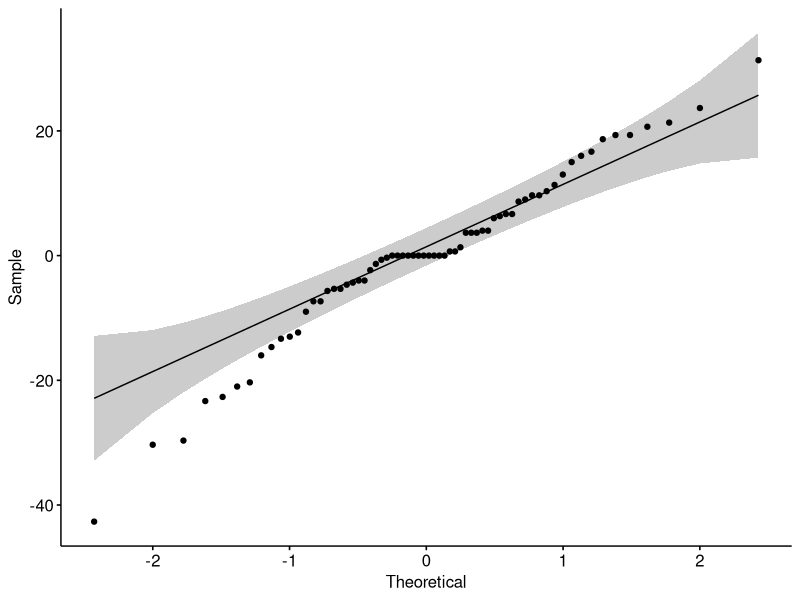

Write R code to recreate this figure. (Note: this script raises an error after producing the figure.)
#!/usr/bin/Rscript
##title: "analysis of mortalities and load viral in mantle"
##author: "Pelletier Camille"
#date: 06/05/2022


'%!in%' <- function(x,y)!('%in%'(x,y))
options( "digits"=3)

###################################### Function to install / load package if it's not installed ###############################################
ipak <- function(pkg){
  new.pkg <- pkg[!(pkg %in% installed.packages()[, "Package"])]
  if (length(new.pkg)) 
    install.packages(new.pkg, dependencies = TRUE)
  sapply(pkg, require, character.only = TRUE)
}

ipak(unique(
  c( "ggplot2", "tidyr","ggpubr","tidyverse","rstatix") # plot
) )

addline_format <- function(x,...){
  gsub('//s','/n',x)
}

###################################### MORTALITIES ###############################################
#------------------------------------------------------------------import mortality datas---------------------------------------------------------------------

mortalities<- read.csv2("./data_mortality.csv", header=T)
viralLoad<- read.csv2("./load_viral_TR463.csv", header=F)
meanViralLoad<- read.csv2("./load_viral_moyen_TR463.csv", header=T) 


#------------------------------------------------------------------prepare datas------------------------------------------------------------------------------
mat_mortalities <- matrix(data=0,nrow=nrow(mortalities)*(ncol(mortalities)-1),ncol=4)
colnames(mat_mortalities) <- c("Fam_Gen", "Fam", "Gen", "Morta")

compteur=1
for (i in 1:nrow(mortalities)){
  Fam_i <- mortalities[i,1]
  for (j in 2:ncol(mortalities)){
    Gen_name <- colnames(mortalities)[j]
    Gen_i <- mortalities[i,j]
    
    mat_mortalities[compteur,1] <- paste0(Fam_i,"_",Gen_name)
    mat_mortalities[compteur,4] <- Gen_i
    mat_mortalities[compteur,2] <- Fam_i
    mat_mortalities[compteur,3] <-Gen_name
    compteur <- compteur+1
  }
  
}


mat_mortalities <- na.omit(as.data.frame(mat_mortalities))
mat_mortalities <- as.data.frame(mat_mortalities)
mat_mortalities$Morta <- as.numeric(mat_mortalities$Morta)
mat_mortalities <- mat_mortalities[mat_mortalities[,4]!=0,]


#------------------------------------------------------------------test for significance----------------------------------------------------------------------


kruskal.test(Morta ~ Gen, data = mat_mortalities)
kruskal.test(Morta ~ Fam, data = mat_mortalities)



# Construire le modèle linéaire
model  <- lm(Morta ~ Gen, data = mat_mortalities)
# Créer un QQ plot des résidus
ggqqplot(residuals(model))

# Calculer le test de normalité de Shapiro-Wilk
shapiro_test(residuals(model))


mat_mortalities %>% group_by(Gen) %>% shapiro_test(Morta)


summary_stats_morta_gen<- mat_mortalities %>% group_by(Gen) %>% get_summary_stats(Morta, type="mean_sd")
summary_stats_morta_fam<- mat_mortalities %>% group_by(Fam) %>% get_summary_stats(Morta, type="mean_sd")


bxp <- ggboxplot(
  mat_mortalities, x = "Fam", y = "Morta",
  color = "Fam", palette = "jco"
)
bxp




res.aov <- mat_mortalities_ordered  %>% anova_test(Morta ~ Gen)
res.aov
res.aov <- mat_mortalities %>% anova_test(Morta ~ Fam)
res.aov

###significance test familly
GT3_GT5 <- mat_mortalities[mat_mortalities$Fam == "GT3"|mat_mortalities$Fam == "GT5_2",]
GT3_GT5 <- GT3_GT5[GT3_GT5[,4]!=0,]
t.test(Morta ~ Fam, data = GT3_GT5)
wilcox.test(Morta ~ Fam, data = GT3_GT5)


GT3_GT9 <- mat_mortalities[mat_mortalities$Fam == "GT3"|mat_mortalities$Fam == "GT9",]
GT3_GT9 <- GT3_GT9[GT3_GT9[,4]!=0,]
t.test(Morta ~ Fam, data = GT3_GT9)
wilcox.test(Morta ~ Fam, data = GT3_GT9)

GT5_GT9 <- mat_mortalities[mat_mortalities$Fam == "GT5_2"|mat_mortalities$Fam == "GT9",]
GT5_GT9 <- GT5_GT9[GT5_GT9[,4]!=0,]
t.test(Morta ~ Fam, data = GT5_GT9)
wilcox.test(Morta ~ Fam, data = GT5_GT9)

###significance test generation


results <- list()

# Nom des variables numériques pour lesquelles on veut faire le test
variables_to_test <- mat_mortalities$Fam_Gen %>% 
  
  colnames(mat_mortalities)[sapply(mat_mortalities, is.numeric) & colnames(mat_mortalities) != "Morta"]

for (var in variables_to_test) {
  
  # Sous-ensemble des données avec les familles GT3 et GT5_2
  GT3_GT5 <- mat_mortalities[mat_mortalities$Fam %in% c("GT3", "GT5_2"), c("Fam", var)]
  
  # Suppression des lignes avec valeur 0 ou NA dans la variable considérée
  GT3_GT5 <- GT3_GT5[GT3_GT5[[var]] != 0 & !is.na(GT3_GT5[[var]]), ]
  
  # Vérification qu'on a bien au moins deux familles présentes avec au moins une valeur
  if (length(unique(GT3_GT5$Fam)) == 2 && nrow(GT3_GT5) >= 3) {
    test_result <- t.test(as.formula(paste(var, "~ Fam")), data = GT3_GT5)
    results[[var]] <- list(p.value = test_result$p.value, statistic = test_result$statistic)
  } else {
    results[[var]] <- "Insufficient data"
  }
}



###################################### VIRAL LOAD ###############################################

#------------------------------------------------------------------prepare datas--------------------------------------------------------------------------

viralLoad_family <- viralLoad %>% 
  tidyr::separate(V1, c("Family","Replicate"), sep =c("_") ,remove = FALSE) %>%
  dplyr::mutate(param= glue::glue("{Family}_{V2}"))


#------------------------------------------------------------------plot datas--------------------------------------------------------------------------

p <- ggplot(viralLoad_family, aes(x=V2, y=V3, fill=Family)) + scale_y_continuous(trans='log10') +
  geom_boxplot(position=position_dodge(1))+  scale_x_discrete(limits=c("G0", "G5", "G10","G13","G15","G18","G20","G24","G28")) +
  geom_dotplot(binaxis='y', stackdir='center', dotsize=0.5,
               position=position_dodge(1)) +scale_fill_manual(values=c("#0033FF", "#FF9933", "#99CC00"))+
  geom_line(data = meanViralLoad[meanViralLoad$Family == "GT3",], 
            mapping = aes(x = Generation, y = Load, group=1),color="#0033FF", linewidth=2)+
  geom_line(data = meanViralLoad[meanViralLoad$Family == "GT5",], 
            mapping = aes(x = Generation, y = Load, group=1),color="#FF9933", linewidth=2)+
  geom_line(data = meanViralLoad[meanViralLoad$Family == "GT9",], 
            mapping = aes(x = Generation, y = Load, group=1),color="#99CC00", linewidth=2) + 
  ggtitle("Charge virale dans les échantillons au cours \n des générations d'infections") +
  xlab("Charge virale (Nombre de copies/ng ADN)") + ylab("Générations") + theme_classic()

x11()
p

#------------------------------------------------------------------test for significance----------------------------------------------------------------------

# Construire le modèle linéaire
model1 <- lm(V3 ~ V2, data = viralLoad_family)
model2  <- lm(V3 ~ Family, data = viralLoad_family)
# Créer un QQ plot des résidus
ggqqplot(residuals(model1))
ggqqplot(residuals(model2))
# Calculer le test de normalité de Shapiro-Wilk
shapiro_test(residuals(model1))
shapiro_test(residuals(model2))

kruskal.test(V3 ~ V2, data = viralLoad_family)
kruskal.test(V3 ~ Family, data = viralLoad_family)


summary_stats_loadVir_gen<- viralLoad_family %>% group_by(V2) %>% get_summary_stats(V3, type="mean_sd")
summary_stats_loadVir_fam<- viralLoad_family %>% group_by(Family) %>% get_summary_stats(V3, type="mean_sd")
summary_stats_loadVir_fam_Gen<- viralLoad_family %>% group_by(Family,V2) %>% get_summary_stats(V3, type="mean_sd")

res.aov1 <- viralLoad_family  %>% anova_test(V3 ~ V2)
res.aov1
res.aov2 <- viralLoad_family %>% anova_test(V3 ~ Family)
res.aov2

###significance test GT3
GT3_G0_G5 <- viralLoad_family[viralLoad_family$param == "GT3_G0"|viralLoad_family$param == "GT3_G5",]
t.test(V3 ~ param, data = GT3_G0_G5)
wilcox.test(V3 ~ param, data = GT3_G0_G5)

GT3_G5_G10 <- viralLoad_family[viralLoad_family$param == "GT3_G5"|viralLoad_family$param == "GT3_G10",]
t.test(V3 ~ param, data = GT3_G5_G10)
wilcox.test(V3 ~ param, data = GT3_G5_G10)

GT3_G10_G13 <- viralLoad_family[viralLoad_family$param == "GT3_G10"|viralLoad_family$param == "GT3_G13",]
t.test(V3 ~ param, data = GT3_G10_G13)
wilcox.test(V3 ~ param, data = GT3_G10_G13)

#G0-10
GT3_G0_G10 <- viralLoad_family[viralLoad_family$param == "GT3_G0"|viralLoad_family$param == "GT3_G10",]
t.test(V3 ~ param, data = GT3_G0_G10)
wilcox.test(V3 ~ param, data = GT3_G0_G10)

#G0-13
GT3_G0_G13 <- viralLoad_family[viralLoad_family$param == "GT3_G0"|viralLoad_family$param == "GT3_G13",]
t.test(V3 ~ param, data = GT3_G0_G13)
wilcox.test(V3 ~ param, data = GT3_G0_G13)

#G5-13
GT3_G5_G13 <- viralLoad_family[viralLoad_family$param == "GT3_G5"|viralLoad_family$param == "GT3_G13",]
t.test(V3 ~ param, data = GT3_G5_G13)
wilcox.test(V3 ~ param, data = GT3_G5_G13)

###significance test GT5

GT5_G0_G5 <- viralLoad_family[viralLoad_family$param == "GT5_G0"|viralLoad_family$param == "GT5_G5",]
t.test(V3 ~ param, data = GT5_G0_G5)
wilcox.test(V3 ~ param, data = GT5_G0_G5)

GT5_G5_G10 <- viralLoad_family[viralLoad_family$param == "GT5_G5"|viralLoad_family$param == "GT5_G10",]
t.test(V3 ~ param, data = GT5_G5_G10)
wilcox.test(V3 ~ param, data = GT5_G5_G10)

GT5_G10_G15 <- viralLoad_family[viralLoad_family$param == "GT5_G10"|viralLoad_family$param == "GT5_G15",]
t.test(V3 ~ param, data = GT5_G10_G15)
wilcox.test(V3 ~ param, data = GT5_G10_G15)

GT5_G15_G18 <- viralLoad_family[viralLoad_family$param == "GT5_G15"|viralLoad_family$param == "GT5_G18",]
t.test(V3 ~ param, data = GT5_G15_G18)
wilcox.test(V3 ~ param, data = GT5_G15_G18)

#G0-10
GT5_G0_G10 <- viralLoad_family[viralLoad_family$param == "GT5_G0"|viralLoad_family$param == "GT5_G10",]
t.test(V3 ~ param, data = GT5_G0_G10)
wilcox.test(V3 ~ param, data = GT5_G0_G10)

#G0-15
GT5_G0_G15 <- viralLoad_family[viralLoad_family$param == "GT5_G0"|viralLoad_family$param == "GT5_G15",]
t.test(V3 ~ param, data = GT5_G0_G15)
wilcox.test(V3 ~ param, data = GT5_G0_G15)

#G0-18
GT5_G0_G18 <- viralLoad_family[viralLoad_family$param == "GT5_G0"|viralLoad_family$param == "GT5_G18",]
t.test(V3 ~ param, data = GT5_G0_G18)
wilcox.test(V3 ~ param, data = GT5_G0_G18)


#G5-15
GT5_G5_G15 <- viralLoad_family[viralLoad_family$param == "GT5_G5"|viralLoad_family$param == "GT5_G15",]
t.test(V3 ~ param, data = GT5_G5_G15)
wilcox.test(V3 ~ param, data = GT5_G5_G15)

#G5-18
GT5_G5_G18 <- viralLoad_family[viralLoad_family$param == "GT5_G5"|viralLoad_family$param == "GT5_G18",]
t.test(V3 ~ param, data = GT5_G5_G18)
wilcox.test(V3 ~ param, data = GT5_G5_G18)

#G10-18
GT5_G10_G18 <- viralLoad_family[viralLoad_family$param == "GT5_G10"|viralLoad_family$param == "GT5_G18",]
t.test(V3 ~ param, data = GT5_G10_G18)
wilcox.test(V3 ~ param, data = GT5_G10_G18)

###significance test GT9

GT9_G0_G5 <- viralLoad_family[viralLoad_family$param == "GT9_G0"|viralLoad_family$param == "GT9_G5",]
t.test(V3 ~ param, data = GT9_G0_G5)
wilcox.test(V3 ~ param, data = GT9_G0_G5)

GT9_G5_G10 <- viralLoad_family[viralLoad_family$param == "GT9_G5"|viralLoad_family$param == "GT9_G10",]
t.test(V3 ~ param, data = GT9_G5_G10)
wilcox.test(V3 ~ param, data = GT9_G5_G10)

GT9_G10_G15 <- viralLoad_family[viralLoad_family$param == "GT9_G10"|viralLoad_family$param == "GT9_G15",]
t.test(V3 ~ param, data = GT9_G10_G15)
wilcox.test(V3 ~ param, data = GT9_G10_G15)

GT9_G15_G20 <- viralLoad_family[viralLoad_family$param == "GT9_G15"|viralLoad_family$param == "GT9_G20",]
t.test(V3 ~ param, data = GT9_G15_G20)
wilcox.test(V3 ~ param, data = GT9_G15_G20)

GT9_G20_G24 <- viralLoad_family[viralLoad_family$param == "GT9_G20"|viralLoad_family$param == "GT9_G24",]
t.test(V3 ~ param, data = GT9_G20_G24)
wilcox.test(V3 ~ param, data = GT9_G20_G24)

GT9_G24_G28 <- viralLoad_family[viralLoad_family$param == "GT9_G24"|viralLoad_family$param == "GT9_G28",]
t.test(V3 ~ param, data = GT9_G24_G28)
wilcox.test(V3 ~ param, data = GT9_G24_G28)


#G0-10
GT9_G0_G10 <- viralLoad_family[viralLoad_family$param == "GT9_G0"|viralLoad_family$param == "GT9_G10",]
t.test(V3 ~ param, data = GT9_G0_G10)
wilcox.test(V3 ~ param, data = GT9_G0_G10)

#G0-15
GT9_G0_G15 <- viralLoad_family[viralLoad_family$param == "GT9_G0"|viralLoad_family$param == "GT9_G15",]
t.test(V3 ~ param, data = GT9_G0_G15)
wilcox.test(V3 ~ param, data = GT9_G0_G15)

#G0-20
GT9_G0_G20 <- viralLoad_family[viralLoad_family$param == "GT9_G0"|viralLoad_family$param == "GT9_G20",]
t.test(V3 ~ param, data = GT9_G0_G20)
wilcox.test(V3 ~ param, data = GT9_G0_G20)

#G0-24
GT9_G0_G24 <- viralLoad_family[viralLoad_family$param == "GT9_G0"|viralLoad_family$param == "GT9_G24",]
t.test(V3 ~ param, data = GT9_G0_G24)
wilcox.test(V3 ~ param, data = GT9_G0_G24)

#G0-28
GT9_G0_G28 <- viralLoad_family[viralLoad_family$param == "GT9_G0"|viralLoad_family$param == "GT9_G28",]
t.test(V3 ~ param, data = GT9_G0_G28)
wilcox.test(V3 ~ param, data = GT9_G0_G28)

#G5-15
GT9_G5_G15 <- viralLoad_family[viralLoad_family$param == "GT9_G5"|viralLoad_family$param == "GT9_G15",]
t.test(V3 ~ param, data = GT9_G5_G15)
wilcox.test(V3 ~ param, data = GT9_G5_G15)

#G5-20
GT9_G5_G20 <- viralLoad_family[viralLoad_family$param == "GT9_G5"|viralLoad_family$param == "GT9_G20",]
t.test(V3 ~ param, data = GT9_G5_G20)
wilcox.test(V3 ~ param, data = GT9_G5_G20)

#G5-24
GT9_G5_G24 <- viralLoad_family[viralLoad_family$param == "GT9_G5"|viralLoad_family$param == "GT9_G24",]
t.test(V3 ~ param, data = GT9_G5_G24)
wilcox.test(V3 ~ param, data = GT9_G5_G24)

#G5-28
GT9_G5_G28 <- viralLoad_family[viralLoad_family$param == "GT9_G5"|viralLoad_family$param == "GT9_G28",]
t.test(V3 ~ param, data = GT9_G5_G28)
wilcox.test(V3 ~ param, data = GT9_G5_G28)

#G10-20
GT9_G10_G20 <- viralLoad_family[viralLoad_family$param == "GT9_G10"|viralLoad_family$param == "GT9_G20",]
t.test(V3 ~ param, data = GT9_G10_G20)
wilcox.test(V3 ~ param, data = GT9_G10_G20)

#G10-24
GT9_G10_G24 <- viralLoad_family[viralLoad_family$param == "GT9_G10"|viralLoad_family$param == "GT9_G24",]
t.test(V3 ~ param, data = GT9_G10_G24)
wilcox.test(V3 ~ param, data = GT9_G10_G24)

#G10-28
GT9_G10_G28 <- viralLoad_family[viralLoad_family$param == "GT9_G10"|viralLoad_family$param == "GT9_G28",]
t.test(V3 ~ param, data = GT9_G10_G28)
wilcox.test(V3 ~ param, data = GT9_G10_G28)

#G15-24
GT9_G15_G24 <- viralLoad_family[viralLoad_family$param == "GT9_G15"|viralLoad_family$param == "GT9_G24",]
t.test(V3 ~ param, data = GT9_G15_G24)
wilcox.test(V3 ~ param, data = GT9_G15_G24)

#G15-28
GT9_G15_G28 <- viralLoad_family[viralLoad_family$param == "GT9_G15"|viralLoad_family$param == "GT9_G28",]
t.test(V3 ~ param, data = GT9_G15_G28)
wilcox.test(V3 ~ param, data = GT9_G15_G28)

#G20-28
GT9_G20_G28 <- viralLoad_family[viralLoad_family$param == "GT9_G20"|viralLoad_family$param == "GT9_G28",]
t.test(V3 ~ param, data = GT9_G20_G28)
wilcox.test(V3 ~ param, data = GT9_G20_G28)

###significance test G0
GT3_GT5_G0 <- viralLoad_family[viralLoad_family$param == "GT3_G0"|viralLoad_family$param == "GT5_G0",]
t.test(V3 ~ param, data = GT3_GT5_G0)
wilcox.test(V3 ~ param, data = GT3_GT5_G0)

GT5_GT9_G0 <- viralLoad_family[viralLoad_family$param == "GT5_G0"|viralLoad_family$param == "GT9_G0",]
t.test(V3 ~ param, data = GT5_GT9_G0)
wilcox.test(V3 ~ param, data = GT5_GT9_G0)

GT3_GT9_G0 <- viralLoad_family[viralLoad_family$param == "GT3_G0"|viralLoad_family$param == "GT9_G0",]
t.test(V3 ~ param, data = GT3_GT9_G0)
wilcox.test(V3 ~ param, data = GT3_GT9_G0)


###significance test G5
GT3_GT5_G5 <- viralLoad_family[viralLoad_family$param == "GT3_G5"|viralLoad_family$param == "GT5_G5",]
t.test(V3 ~ param, data = GT3_GT5_G5)
wilcox.test(V3 ~ param, data = GT3_GT5_G5)

GT5_GT9_G5 <- viralLoad_family[viralLoad_family$param == "GT5_G5"|viralLoad_family$param == "GT9_G5",]
t.test(V3 ~ param, data = GT5_GT9_G5)
wilcox.test(V3 ~ param, data = GT5_GT9_G5)

GT3_GT9_G5 <- viralLoad_family[viralLoad_family$param == "GT3_G5"|viralLoad_family$param == "GT9_G5",]
t.test(V3 ~ param, data = GT3_GT9_G5)
wilcox.test(V3 ~ param, data = GT3_GT9_G5)


###significance test G10
GT3_GT5_G10 <- viralLoad_family[viralLoad_family$param == "GT3_G10"|viralLoad_family$param == "GT5_G10",]
t.test(V3 ~ param, data = GT3_GT5_G10)
wilcox.test(V3 ~ param, data = GT3_GT5_G10)

GT5_GT9_G10 <- viralLoad_family[viralLoad_family$param == "GT5_G10"|viralLoad_family$param == "GT9_G10",]
t.test(V3 ~ param, data = GT5_GT9_G10)
wilcox.test(V3 ~ param, data = GT5_GT9_G10)

GT3_GT9_G10 <- viralLoad_family[viralLoad_family$param == "GT3_G10"|viralLoad_family$param == "GT9_G10",]
t.test(V3 ~ param, data = GT3_GT9_G10)
wilcox.test(V3 ~ param, data = GT3_GT9_G10)


###significance test G15
GT3_GT5_G15 <- viralLoad_family[viralLoad_family$param == "GT3_G13"|viralLoad_family$param == "GT5_G15",]
t.test(V3 ~ param, data = GT3_GT5_G15)
wilcox.test(V3 ~ param, data = GT3_GT5_G15)

GT5_GT9_G15 <- viralLoad_family[viralLoad_family$param == "GT5_G15"|viralLoad_family$param == "GT9_G15",]
t.test(V3 ~ param, data = GT5_GT9_G15)
wilcox.test(V3 ~ param, data = GT5_GT9_G15)

GT3_GT9_G15 <- viralLoad_family[viralLoad_family$param == "GT3_G13"|viralLoad_family$param == "GT9_G15",]
t.test(V3 ~ param, data = GT3_GT9_G15)
wilcox.test(V3 ~ param, data = GT3_GT9_G15)

###significance test G20
GT5_GT9_G20 <- viralLoad_family[viralLoad_family$param == "GT5_G18"|viralLoad_family$param == "GT9_G20",]
t.test(V3 ~ param, data = GT5_GT9_G20)
wilcox.test(V3 ~ param, data = GT5_GT9_G20)
